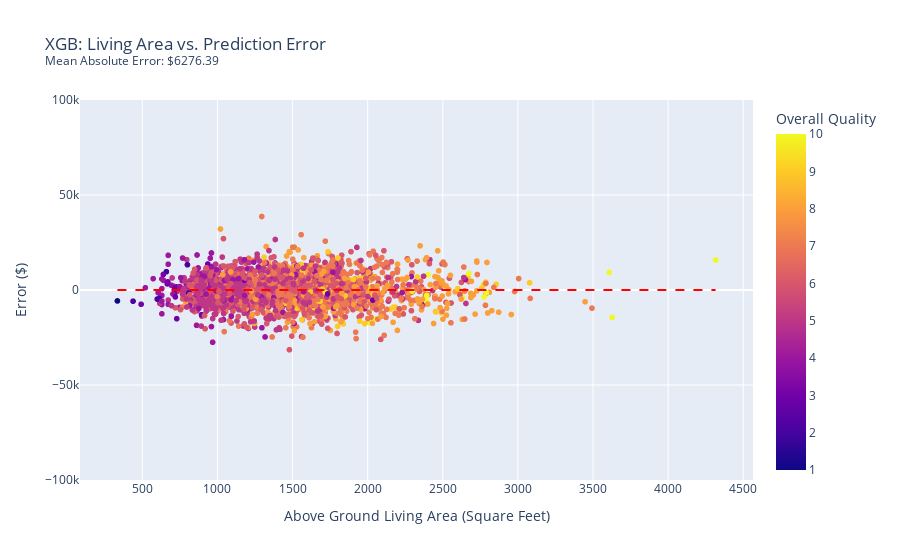

This figure's notebook cell:
### Code cell
xgb_predictions = xgb_pipe_OHE.predict(X)
xgb_mae = mean_absolute_error(y, xgb_predictions)
import plotly.express as px
import pandas as pd

# Assuming X is a DataFrame and y, predictions are Series
# Combine y and predictions into a DataFrame for easy handling
data = pd.DataFrame({
    'GrLivArea': X['GrLivArea'],
    'OverallQual': X['OverallQual'],
    'Error': y - xgb_predictions
})

# Create the plot
fig = px.scatter(
    data, x='GrLivArea', y='Error',
    color=np.sqrt(X.OverallQual), 
    title=f'XGB: Living Area vs. Prediction Error<br><sup>Mean Absolute Error: ${xgb_mae:.2f}</sup>',
    labels={'GrLivArea': 'Above Ground Living Area (Square Feet)', 
            'Error': 'Error ($)', 
            'color': 'Overall Quality'}
)

# Add a horizontal line at y=0
fig.add_shape(type="line",
              x0=min(data['GrLivArea']), x1=max(data['GrLivArea']),
              y0=0, y1=0,
              line=dict(color="red", dash="dash"))

fig.update_layout(
    yaxis_range=[-100000, 100000]
)

# Show plot
fig.show()

### Figure 1 — Plotly figure (JSON) as saved in the notebook; plotly's stock layout.template omitted (floating-point values rounded to 4 significant figures; data arrays with more than 128 entries replaced by an {"elided": "..."} marker saying what was removed)
{"data": [{"hovertemplate": "Above Ground Living Area (Square Feet)=%{x}<br>Error ($)=%{y}<br>Overall Quality=%{marker.color}<extra></extra>", "legendgroup": "", "marker": {"color": {"elided": "2333 int values"}, "coloraxis": "coloraxis", "symbol": "circle"}, "mode": "markers", "name": "", "showlegend": false, "type": "scattergl", "x": {"elided": "2333 int values"}, "xaxis": "x", "y": {"elided": "2333 float values"}, "yaxis": "y"}], "layout": {"coloraxis": {"colorbar": {"title": {"text": "Overall Quality"}}, "colorscale": [[0, "#0d0887"], [0.1111, "#46039f"], [0.2222, "#7201a8"], [0.3333, "#9c179e"], [0.4444, "#bd3786"], [0.5556, "#d8576b"], [0.6667, "#ed7953"], [0.7778, "#fb9f3a"], [0.8889, "#fdca26"], [1, "#f0f921"]]}, "legend": {"tracegroupgap": 0}, "shapes": [{"line": {"color": "red", "dash": "dash"}, "type": "line", "x0": 334, "x1": 4316, "y0": 0, "y1": 0}], "title": {"text": "XGB: Living Area vs. Prediction Error<br><sup>Mean Absolute Error: $6276.39</sup>"}, "xaxis": {"anchor": "y", "domain": [0, 1], "title": {"text": "Above Ground Living Area (Square Feet)"}}, "yaxis": {"anchor": "x", "domain": [0, 1], "range": [-100000, 100000], "title": {"text": "Error ($)"}}}}
